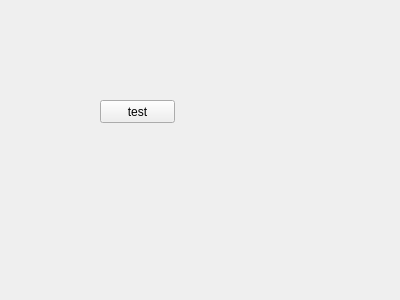
<?xml version="1.0" encoding="UTF-8"?>
<ui version="4.0">
 <class>Widget</class>
 <widget class="QWidget" name="Widget">
  <property name="geometry">
   <rect>
    <x>0</x>
    <y>0</y>
    <width>400</width>
    <height>300</height>
   </rect>
  </property>
  <property name="windowTitle">
   <string>Widget</string>
  </property>
  <widget class="QPushButton" name="testBtn">
   <property name="geometry">
    <rect>
     <x>100</x>
     <y>100</y>
     <width>75</width>
     <height>23</height>
    </rect>
   </property>
   <property name="text">
    <string>test</string>
   </property>
  </widget>
 </widget>
 <layoutdefault spacing="6" margin="11"/>
 <resources/>
 <connections/>
</ui>
